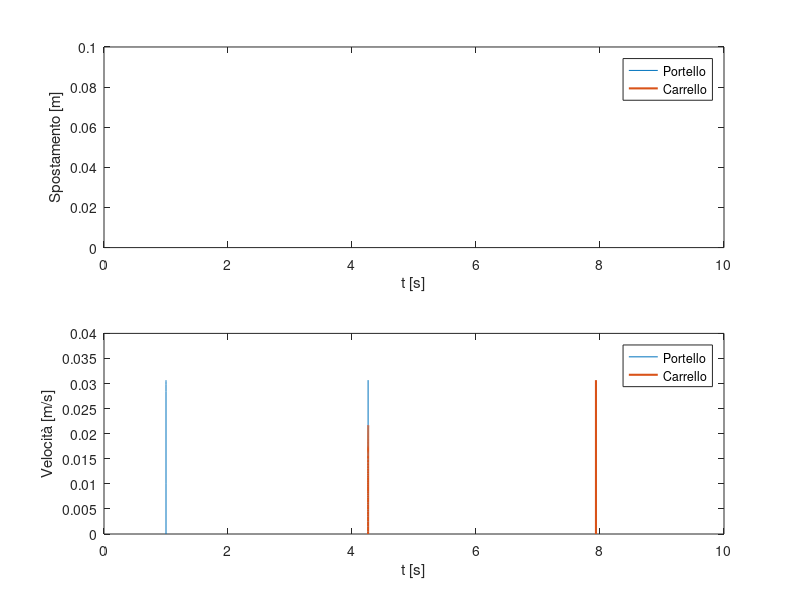
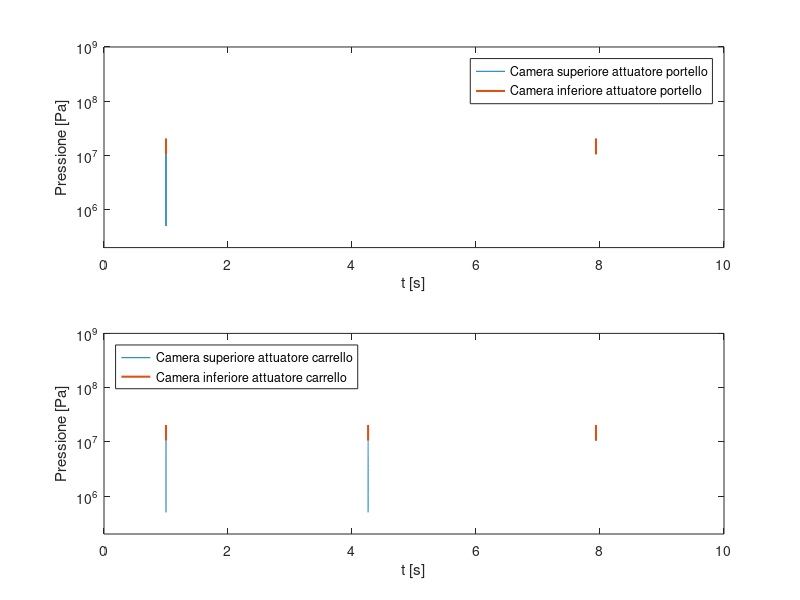
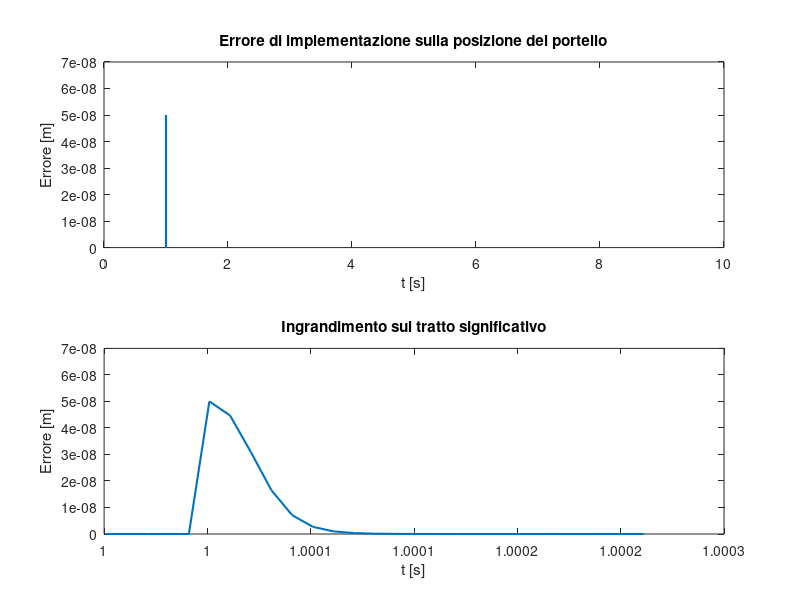
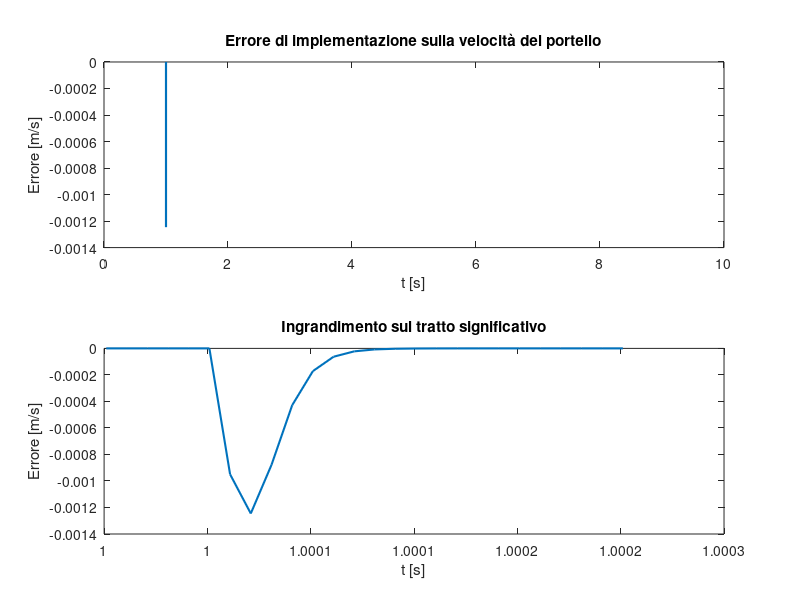

Recreate these plots in MATLAB, in order.
clc, clear, close all
sim_param=1;                      % sim_param = 1: masse della scheda, sim_param = n: masse * n
fprintf(">> Simulazione con sim_param = %d\n\n", sim_param);
%%%%%%%%%%%%%%%%%%%%%%%%%%%%%%%%%%%%%%%%%%%%%%%%%%%%%%%%%%%%%%%%%%%%%%%%%%%%%%%%%%%%%%%%%%%%%%%%%%%%%%%%%%%%%%%%%%%%%
%% Inizializzazione dati
%%%%%%%%%%%%%%%%%%%%%%%%%%%%%%%%%%%%%%%%%%%%%%%%%%%%%%%%%%%%%%%%%%%%%%%%%%%%%%%%%%%%%%%%%%%%%%%%%%%%%%%%%%%%%%%%%%%%%
Pm = 20.5*10^6;                   % Pressione mandata [Pa]
Ps = 0.5*10^6;                    % Pressione di scarico [Pa]
rho = 850;                        % Densita' del fluido [kg/m^3]
ks = 2;                           % Parametro di sintesi
m = 10*sim_param;                 % Massa del martinetto sul portello [kg]
M = 100*sim_param;                % Massa del martinetto sul carrello [kg]
S = 500*10^(-6);                  % Superficie attuatori (p e c) [m^2]
c = 0.1;                          % Corsa del carrello e del portello [m]
F0 = 5000;                        % Coefficiente dell'espressione delle forze agenti sul carrello (cond. eq.) [N]
As = 0.1*10^-6;                   % Area dello strozzamento fisso [m^2]
%%%%%%%%%%%%%%%%%%%%%%%%%%%%%%%%%%%%%%%%%%%%%%%%%%%%%%%%%%%%%%%%%%%%%%%%%%%%%%%%%%%%%%%%%%%%%%%%%%%%%%%%%%%%%%%%%%%%%
%% Parametri di simulazione
%%%%%%%%%%%%%%%%%%%%%%%%%%%%%%%%%%%%%%%%%%%%%%%%%%%%%%%%%%%%%%%%%%%%%%%%%%%%%%%%%%%%%%%%%%%%%%%%%%%%%%%%%%%%%%%%%%%%%
dt = 10^-5;                       % Passo di integrazione [s]
Tsim = 10;                        % Tempo di simulazione [s]
t = linspace(0,Tsim,1+Tsim/dt);   % Vettore contenente la scansione temporale della simulazione.
                                  % Tale vettore viene usato come riferimento temporale 
                                  % durante tutta la simulazione. Essso è un vettore colonna contenente
                                  % (1+Tsim/dt) elementi. Ogni elemento è incrementato rispetto 
                                  % al precedente del passo base di simulazione (dt)
%%%%%%%%%%%%%%%%%%%%%%%%%%%%%%%%%%%%%%%%%%%%%%%%%%%%%%%%%%%%%%%%%%%%%%%%%%%%%%%%%%%%%%%%%%%%%%%%%%%%%%%%%%%%%%%%%%%%%
%% Inizializzazione variabili
%%%%%%%%%%%%%%%%%%%%%%%%%%%%%%%%%%%%%%%%%%%%%%%%%%%%%%%%%%%%%%%%%%%%%%%%%%%%%%%%%%%%%%%%%%%%%%%%%%%%%%%%%%%%%%%%%%%%%

% Per comodità vengono inizializzate tutte a 0 e poi successivamente
% modificate nel corso della simulazione. Si noti che tutti i vettori hanno
% la medesima dimensione: 1+Tsim/dt, ovvero la 2° componente del vettore 't'

Pa = zeros(size(t, 2),1);         % Pressioni a monte della valvola (sx)
Pb = zeros(size(t, 2),1);         % Pressioni a monte della valvola (dx)
Fc = zeros(size(t, 2),1);         % Forza aerodinamica agente sul carrello
x2p = zeros(size(t, 2),1);        % Accelerazioni del portello (derivata delle velocità)
x4p = zeros(size(t, 2),1);        % Accelerazioni del carrello (derivata delle velocità)
x1p = zeros(size(t, 2),1);        % Velocità del portello (derivata delle posizioni)
x3p = zeros(size(t, 2),1);        % Velocità del carrello (derivata delle posizioni)
errimp_x1 = zeros(size(t,2),1);   % Errore di implementazione sulla posizione del portello
errimp_x2 = zeros(size(t,2),1);   % Errore di implementazione sulla velocità del portello
errimp_x3 = zeros(size(t,2),1);   % Errore di implementazione sulla posizione del carrello
errimp_x4 = zeros(size(t,2),1);   % Errore di implementazione sulla velocità del carrello
%%%%%%%%%%%%%%%%%%%%%%%%%%%%%%%%%%%%%%%%%%%%%%%%%%%%%%%%%%%%%%%%%%%%%%%%%%%%%%%%%%%%%%%%%%%%%%%%%%%%%%%%%%%%%%%%%%%%
%% Output
%%%%%%%%%%%%%%%%%%%%%%%%%%%%%%%%%%%%%%%%%%%%%%%%%%%%%%%%%%%%%%%%%%%%%%%%%%%%%%%%%%%%%%%%%%%%%%%%%%%%%%%%%%%%%%%%%%%%
x1 = zeros(size(t, 2),1);         % Posizioni del portello
x2 = zeros(size(t, 2),1);         % Velocità del portello
x3 = zeros(size(t, 2),1);         % Posizioni del carrello
x4 = zeros(size(t, 2),1);         % Velocità del carrello
Pp1 = zeros(size(t, 2),1);        % Pressioni nella camera inferiore dell'attuatore del portello
Pp2 = zeros(size(t, 2),1);        % Pressioni nella camera superiore dell'attuatore del portello
Pc1 = zeros(size(t, 2),1);        % Pressioni nella camera inferiore dell'attuatore del carrello
Pc2 = zeros(size(t, 2),1);        % Pressioni nella camera superiore dell'attuatore del carrello
%%%%%%%%%%%%%%%%%%%%%%%%%%%%%%%%%%%%%%%%%%%%%%%%%%%%%%%%%%%%%%%%%%%%%%%%%%%%%%%%%%%%%%%%%%%%%%%%%%%%%%%%%%%%%%%%%%%%
%% Input e condizioni iniziali
%%%%%%%%%%%%%%%%%%%%%%%%%%%%%%%%%%%%%%%%%%%%%%%%%%%%%%%%%%%%%%%%%%%%%%%%%%%%%%%%%%%%%%%%%%%%%%%%%%%%%%%%%%%%%%%%%%%%
xv = t>=1 & t<8;                  % Posizioni della valvola 
                                  % (0: valvola in posizione centrale, 1: mandata a sinistra, scarico a destra)
                                  % xv è un vettore booleano che vale 1 quando t è compreso tra 1 e 8 (secondi)

x1(1) = 0;                        % Condizione iniziale della posizione del portello
x2(1) = 0;                        % Condizione iniziale della velocità del portello
x3(1) = 0;                        % Condizione iniziale della posizione del carrello
x4(1) = 0;                        % Condizione iniziale della velocità del carrello
%%%%%%%%%%%%%%%%%%%%%%%%%%%%%%%%%%%%%%%%%%%%%%%%%%%%%%%%%%%%%%%%%%%%%%%%%%%%%%%%%%%%%%%%%%%%%%%%%%%%%%%%%%%%%%%%%%%%
%% Simulazione 0<=t<1 (fase 1)
%%%%%%%%%%%%%%%%%%%%%%%%%%%%%%%%%%%%%%%%%%%%%%%%%%%%%%%%%%%%%%%%%%%%%%%%%%%%%%%%%%%%%%%%%%%%%%%%%%%%%%%%%%%%%%%%%%%%
fprintf(">> Simulazione fase iniziale ...\n\n");
faseIniziale = ~xv & t<=1; % è un vettore booleano che vale 1 quando xv=0 e t<=1
                           % e 0 altrimenti, in questo modo nei
                           % comandi successivi, un certo valore viene assegnato
                           % ad un certo vettore solo nei "punti" in cui faseIniziale vale 1
x1(faseIniziale) = 0;
x1p(faseIniziale) = 0;
x2(faseIniziale) = 0;
x2p(faseIniziale) = 0;
x3(faseIniziale) = 0;
x3p(faseIniziale) = 0;
x4(faseIniziale) = 0;
x4p(faseIniziale) = 0;
Fc(faseIniziale) = F0.*(c-x1(faseIniziale))./(c+x1(faseIniziale));
Pa(faseIniziale) = (Pm+Ps)/2;
Pb(faseIniziale) = (Pm+Ps)/2;
Pp1(faseIniziale) = Pa(faseIniziale);
Pp2(faseIniziale) = Pb(faseIniziale);
Pc2(faseIniziale) = Pb(faseIniziale);
Pc1(faseIniziale) = Pc2(faseIniziale)+(Fc(faseIniziale)/S);
%%%%%%%%%%%%%%%%%%%%%%%%%%%%%%%%%%%%%%%%%%%%%%%%%%%%%%%%%%%%%%%%%%%%%%%%%%%%%%%%%%%%%%%%%%%%%%%%%%%%%%%%%%%%%%%%%%%
%% Simulazione 1<=t<8 (estrazione del portello e del carrello, fase 2a)
%%%%%%%%%%%%%%%%%%%%%%%%%%%%%%%%%%%%%%%%%%%%%%%%%%%%%%%%%%%%%%%%%%%%%%%%%%%%%%%%%%%%%%%%%%%%%%%%%%%%%%%%%%%%%%%%%%%
Pa(xv) = Pm;
Pb(xv) = Ps;

fprintf(">> Simulazione estrazione portello ...\n\n");

%% Estrazione del portello
i2a=find(xv==1, 1); % minimo valore per cui xv=1, cioè indica quando inizia la fase 2a
i=i2a; % i2a è tenuto fisso come valore di riferimento
       % nel successivo while si usa un'altro indice denominato 'i'
while x1(i)<c
    x2p(i) = (Pa(i)-Pb(i))*(S/m)-((rho*ks*(S^3)*x2(i)^2)/(2*m*(As^2))); % equazione dell'accelerazione
    x1p(i) = x2(i);
    x2(i+1) = x2(i) + x2p(i)*dt;
    x1(i+1) = x1(i) + x1p(i)*dt;
    errimp_x1(i) = 0.5*x2p(i)*dt^2; % errore di implementazione sulla posizione
    errimp_x2(i) = -0.5*((rho*ks*(S^3)*x2p(i)*x2(i))/(m*(As^2)))*dt^2; % errore di implementazione sulla velocità
    %fprintf(">> t=%f, xp=%f, xpp=%f, xppp=%f \n", 1+dt*i, x1(i), x2(i), x2p(i));
    %pause;
    i=i+1;
end

% Una volta calcolati x1, x2 (=x1p) e x2p si determinano i funzione di questi
% anche gli altri output (y=h(x,u))

estrazionePortello = i2a:i-1; % l'estrazione del portello va dall'indice i2a all'indice i-1 al quale si ferma il while.
                              % Nei successivi comandi solo i valori dei vettori corrispondenti agli indici i2a,
                              % i2a+1, i2a+2, ..., i-1 saranno modificati e/o presi in considerazione                    
x3(estrazionePortello) = 0;
x3p(estrazionePortello) = 0;
x4(estrazionePortello) = 0;
x4p(estrazionePortello) = 0;
Fc(estrazionePortello) = F0.*(c-x3(estrazionePortello))./(c+x3(estrazionePortello));
Pp1(estrazionePortello) = Pa(estrazionePortello);
Pp2(estrazionePortello) = Pb(estrazionePortello)+(rho*ks*S^2*x2(estrazionePortello).^2)/(2*As^2);
Pc1(estrazionePortello) = Pb(estrazionePortello)+Fc(estrazionePortello)/S;
Pc2(estrazionePortello) = Pb(estrazionePortello);

fprintf(">> Simulazione estrazione carrello ...\n\n");

%% Estrazione del carrello
i2b=i; % indice per il quale inizia l'estrazione del carrello
while x3(i)<c % qui è stata apportata una leggera modifica rispetto alla scheda del progetto, in quanto
              % il carrello arriva a fine corsa circa 0.07 secondi prima di quanto previsto nella suddetta
              % dunque si è optato per terminare la fase di estrazione in tale istante,
              % analogamente con la fase precedente (2a)

    Fc(i) = F0.*(c-x3(i))./(c+x3(i)); % equazione delle forze agenti sul carrello
    x4p(i) = (Pa(i)-Pb(i))*(S/M)-((rho*ks*S^3*x4(i)^2)/(2*M*As^2))-(Fc(i)/M); % equazione dell'accelerazione
    x3p(i) = x4(i);
    x4(i+1) = x4(i) + x4p(i)*dt;
    x3(i+1) = x3(i) + x3p(i)*dt;
    errimp_x3(i) = 0.5*x4p(i)*dt^2; % errore di implementazione sulla posizione
    errimp_x4(i) = -0.5*(((rho*ks*(S^3)*x4p(i)*x4(i))/(m*(As^2)))+(-2*F0*c*x4(i))/(c+x3(i))^2)*dt^2; % errore di implementazione sulla velocità
    i=i+1;
end

% Una volta calcolati x3, x4 (=x3p) e x4p si determinano i funzione di questi
% anche gli altri output (y=h(x,u))

estrazioneCarrello = i2b:i-1;  % l'estrazione del carrello va dall'indice i2b all'indice i-1 al quale si ferma il while.
                               % Nei successivi comandi solo i valori dei vettori corrispondenti agli indici i2b,
                               % i2b+1, i2b+2, ..., i-1 saranno modificati e/o presi in considerazione    
x1(estrazioneCarrello,1) = c;
x1p(estrazioneCarrello,1) = 0;
x2(estrazioneCarrello,1) = 0;
x2p(estrazioneCarrello,1) = 0;
Pp1(estrazioneCarrello) = Pa(estrazioneCarrello);
Pp2(estrazioneCarrello) = Pa(estrazioneCarrello);
Pc1(estrazioneCarrello) = Pa(estrazioneCarrello);
Pc2(estrazioneCarrello) = Pb(estrazioneCarrello)+(rho*ks*S^2*x4(estrazioneCarrello).^2)/(2*As^2);
%%%%%%%%%%%%%%%%%%%%%%%%%%%%%%%%%%%%%%%%%%%%%%%%%%%%%%%%%%%%%%%%%%%%%%%%%%%%%%%%%%%%%%%%%%%%%%%%%%%%%%%%%%%%%%%%%%%
%% Simulazione t>=8 
%%%%%%%%%%%%%%%%%%%%%%%%%%%%%%%%%%%%%%%%%%%%%%%%%%%%%%%%%%%%%%%%%%%%%%%%%%%%%%%%%%%%%%%%%%%%%%%%%%%%%%%%%%%%%%%%%%%
fprintf(">> Simulazione fase finale ...\n\n");
faseFinale = i:size(t,2); % la fase finale parte dall'indice i al quale termina il while precedente
                          % e si protrae fino alle fine della simulazione (cioè alla dimensione del vettore t)
                          % Tali indici sono gli unici che vengono presi in considerazione per le operazioni di
                          % assegnazione tra vettori nella righe successive
x1(faseFinale) = c;
x1p(faseFinale) = 0;
x2(faseFinale) = 0;
x2p(faseFinale) = 0;
x3(faseFinale) = c;
x3p(faseFinale) = 0;
x4(faseFinale) = 0;
x4p(faseFinale) = 0;
Pa(faseFinale) = (Pm+Ps)/2;
Pb(faseFinale) = (Pm+Ps)/2;
Fc(faseFinale) = F0.*(c-x3(faseFinale))./(c+x3(faseFinale));
Pa(faseIniziale) = (Pm+Ps)/2;
Pb(faseIniziale) = (Pm+Ps)/2;
Pp1(faseFinale) = Pa(faseFinale);
Pp2(faseFinale) = Pb(faseFinale);
Pc2(faseFinale) = Pb(faseFinale);
Pc1(faseFinale) = Pc2(faseFinale)+(Fc(faseFinale)/S);
%%%%%%%%%%%%%%%%%%%%%%%%%%%%%%%%%%%%%%%%%%%%%%%%%%%%%%%%%%%%%%%%%%%%%%%%%%%%%%%%%%%%%%%%%%%%%%%%%%%%%%%%%%%%%%%%%%%
%% Plot dei risultati 
%%%%%%%%%%%%%%%%%%%%%%%%%%%%%%%%%%%%%%%%%%%%%%%%%%%%%%%%%%%%%%%%%%%%%%%%%%%%%%%%%%%%%%%%%%%%%%%%%%%%%%%%%%%%%%%%%%%
fprintf(">> Plot dei risultati ...\n\n");
figure Name 'Posizioni e velocità'
subplot(211)
plot(t, x1, t, x3, 'LineWidth', 1.5)
legend('Portello','Carrello')
xlabel('t [s]')
ylabel('Spostamento [m]')
subplot(212)
plot(t, x2, t, x4, 'LineWidth', 1.5)
legend('Portello', 'Carrello')
xlabel('t [s]')
ylabel('Velocità [m/s]')

figure Name 'Pressioni attuatori'
subplot(211)
plot(t, Pp2, t, Pp1, 'LineWidth', 1.5)
set(gca,'YScale','log') % per le pressioni il plot con ordinate logaritmiche  
                        % è risultato descrivere meglio i risultati ottenuti
                        % rispetto ad un plot con ordinate lineari
axis([0 10 2*10^5 10^9])
legend('Camera superiore attuatore portello','Camera inferiore attuatore portello')
xlabel('t [s]')
ylabel('Pressione [Pa]')
subplot(212)
plot(t, Pc2, t, Pc1, 'LineWidth', 1.5)
set(gca,'YScale','log') % per le pressioni il plot con ordinate logaritmiche  
                        % è risultato descrivere meglio i risultati ottenuti 
                        % rispetto ad un plot con ordinate lineari
legend('Camera superiore attuatore carrello','Camera inferiore attuatore carrello', 'Location','northwest')
xlabel('t [s]')
ylabel('Pressione [Pa]')
axis([0 10 2*10^5 10^9]) 

figure Name 'Errore x1'
subplot(211)
plot(t, errimp_x1, 'LineWidth', 1.5)
title('Errore di implementazione sulla posizione del portello')
xlabel('t [s]')
ylabel('Errore [m]')
subplot(212)
plot(t(i2a-5:i2a+21), errimp_x1(i2a-5:i2a+21), 'LineWidth', 1.5)
title('Ingrandimento sul tratto significativo')
xlabel('t [s]')
ylabel('Errore [m]')

figure Name 'Errore x2'
subplot(211)
plot(t, errimp_x2, 'LineWidth', 1.5)
title('Errore di implementazione sulla velocità del portello')
xlabel('t [s]')
ylabel('Errore [m/s]')
subplot(212)
plot(t(i2a-5:i2a+20), errimp_x2(i2a-5:i2a+20), 'LineWidth', 1.5)
title('Ingrandimento sul tratto significativo')
xlabel('t [s]')
ylabel('Errore [m/s]')

figure Name 'Errore x3'
subplot(211)
plot(t, errimp_x3, 'LineWidth', 1.5)
title('Errore di implementazione sulla posizione del carrello')
xlabel('t [s]')
ylabel('Errore [m]')
subplot(212)
plot(t(i2b-200:i2b+500), errimp_x3(i2b-200:i2b+500), 'LineWidth', 1.5)
title('Ingrandimento sul tratto significativo')
xlabel('t [s]')
ylabel('Errore [m]')

figure Name 'Errore x4'
subplot(211)
plot(t, errimp_x4, 'LineWidth', 1.5)
title('Errore di implementazione sulla velocità del carrello')
xlabel('t [s]')
ylabel('Errore [m/s]')
subplot(212)
plot(t(i2b-200:i2b+500), errimp_x4(i2b-200:i2b+500), 'LineWidth', 1.5)
title('Ingrandimento sul tratto significativo')
xlabel('t [s]')
ylabel('Errore [m/s]')
